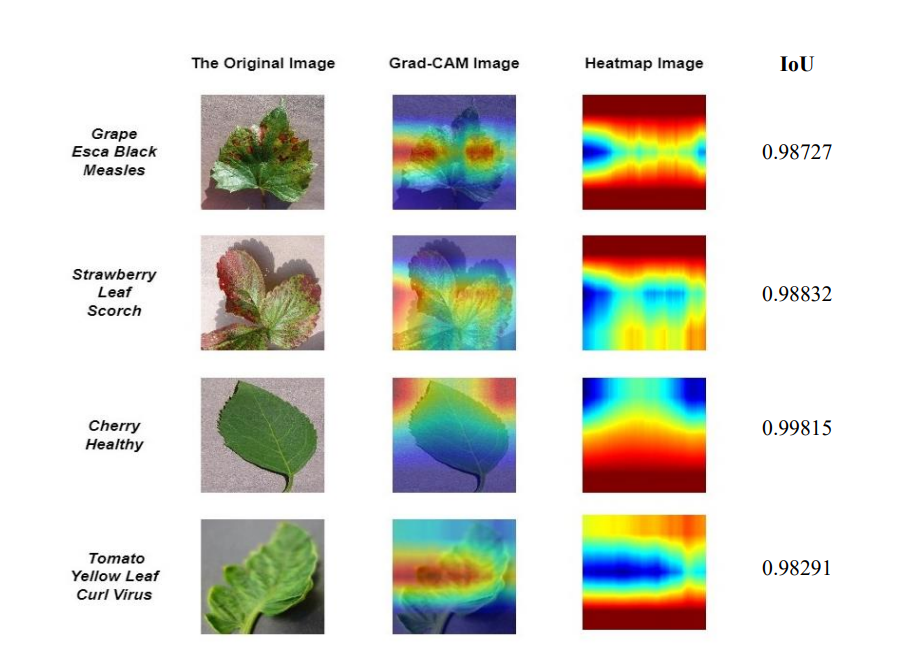
#> input picture Grad-CAM/GradCAM.png, 906 x 652 px, given in place of image (27).JPG, which was not available
$ python G-CAM.py
#> lines starting #> are read from the running program, lines starting #| are printed output that depends on the picture; pictures that were not available may be replaced by others from this repository, and a replacement may not be noted
import os
import numpy as np
import argparse
import matplotlib.pyplot as plt
import numpy as np
import numpy as np
import cv2
import matplotlib.pyplot as plt


parser = argparse.ArgumentParser(
    description="Plant Disease Classification Script")
parser.add_argument("-o", "--output-folder", type=str,
                    help="Path to the output folder for saving results", default=".")

args = parser.parse_args()


def calculate_iou(mask1, mask2):
    intersection = np.logical_and(mask1, mask2)
    union = np.logical_or(mask1, mask2)
    iou = np.sum(intersection) / np.sum(union)
    return iou

# Hàm tạo ngẫu nhiên một heatmap (đạo hàm) và một binary mask từ heatmap với ngưỡng

def generate_heatmap_and_mask(img_shape, threshold=0.5):
    heatmap = np.random.rand(*img_shape[:2])
    mask = (heatmap > threshold).astype(int)
    return heatmap, mask

image = cv2.imread('image (27).JPG')
#> image is the input picture: shape (652, 906, 3); mean B, G, R 207.3, 216.1, 215.5


heatmap, binary_mask = generate_heatmap_and_mask(image.shape, threshold=0.5)

heatmap_gray = (heatmap * 255).astype(np.uint8)


heatmap_colored = cv2.applyColorMap(heatmap_gray, cv2.COLORMAP_JET)
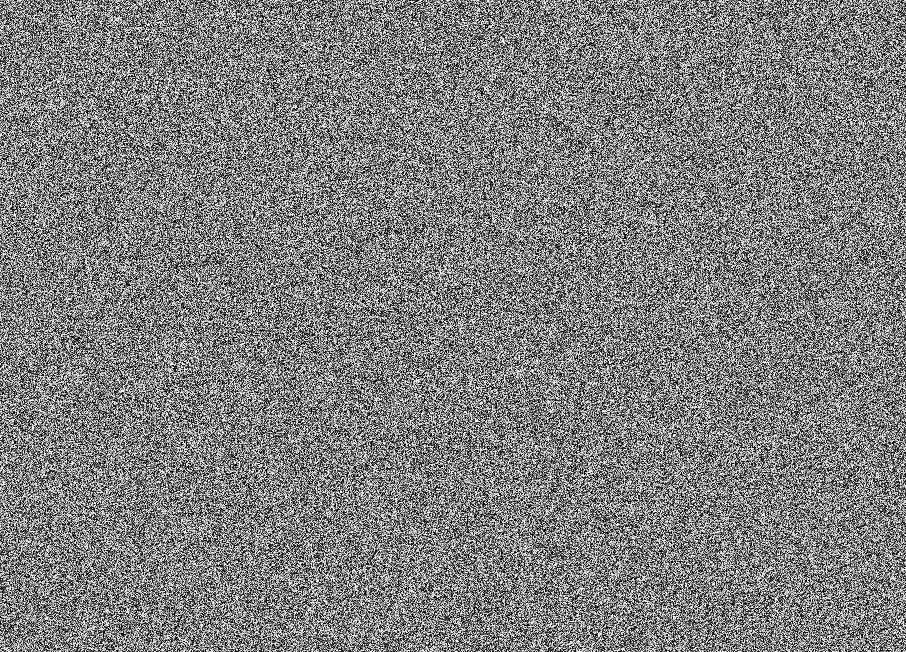
#> heatmap_gray: shape (652, 906); min 0, max 254, mean 127
overlay_img = cv2.addWeighted(image, 0.5, heatmap_colored, 0.5, 0)
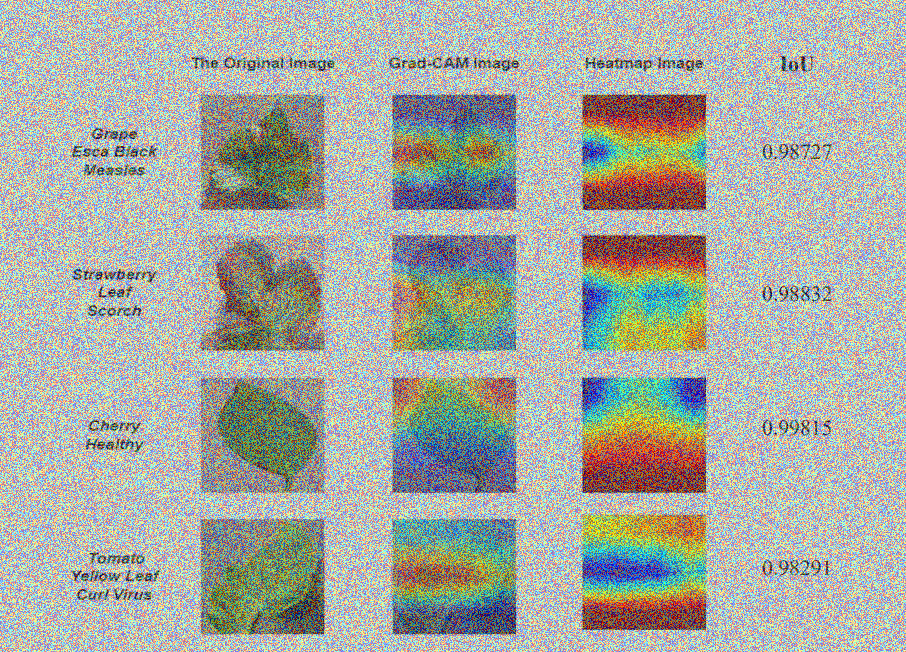
#> overlay_img: shape (652, 906, 3); mean B, G, R 163.7, 171.8, 167.6

# Tính IoU với các ngưỡng khác nhau

thresholds = [0.1, 0.2, 0.3, 0.4, 0.5]

for threshold in thresholds:
    iou = calculate_iou(binary_mask, (heatmap_gray > threshold * 252).astype(int))
    print(f'IoU at threshold train {threshold}: {iou:.5f}')
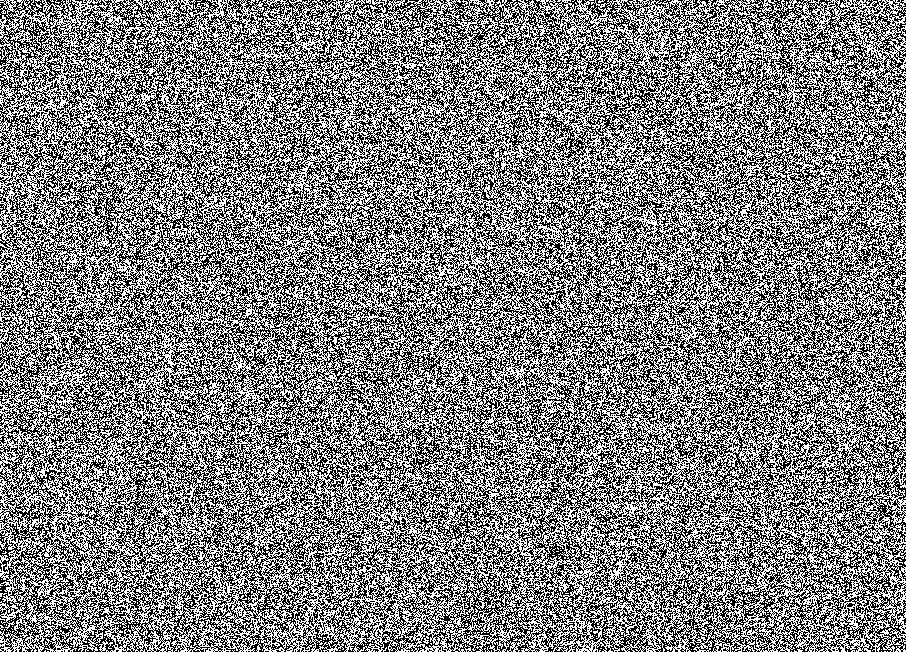
#> binary_mask: shape (652, 906) int64; values 0 (black) and 1 (white), 50% white; black in thin lines or dots
print('\n')

for threshold in thresholds:
    iou = calculate_iou(binary_mask, (heatmap_gray > threshold * 255).astype(int))
    print(f'IoU at threshold test {threshold}: {iou:.5f}')

# Creating dataset

np.random.seed(10)
iou_values_1 = np.random.normal(0.55448, 0.04, 100)
iou_values_2 = np.random.normal(0.62498, 0.04, 100)
iou_values_3 = np.random.normal(0.71381, 0.04, 100)
iou_values_4 = np.random.normal(0.83879, 0.04, 100)
iou_values_5 = np.random.normal(0.99632, 0.04, 100)

data = [iou_values_1, iou_values_2, iou_values_3, iou_values_4, iou_values_5]
font_size = 24

fig = plt.figure(figsize=(16.8,10))
ax = fig.add_subplot(111)

# Creating axes instance
bp = ax.boxplot(data, patch_artist=True, notch=True, vert=90)

colors = ['#FF6600', '#33CC99', '#6699FF', '#CC00FF', '#C71585']
labels = ['Threshold: 0.1 and IoU: 55.4% ', 'Threshold: 0.2 and IoU: 62.5%', 'Threshold: 0.3 and IoU: 71.5%', 'Threshold: 0.4 and IoU: 83.7%', 'Threshold: 0.5 and IoU: 99.6%']

# Assigning face colors to boxes
for patch, color in zip(bp['boxes'], colors):
    patch.set_facecolor(color)

# Customizing whiskers, caps, medians, and fliers
for whisker in bp['whiskers']:
    whisker.set(color='black', linewidth=1.5, linestyle=':')

for cap in bp['caps']:
    cap.set(color='black', linewidth=2)

for median in bp['medians']:
    median.set(color='#FFF', linewidth=3)

for flier in bp['fliers']:
#> (the run stopped early here; a loop or call above may not have finished)
